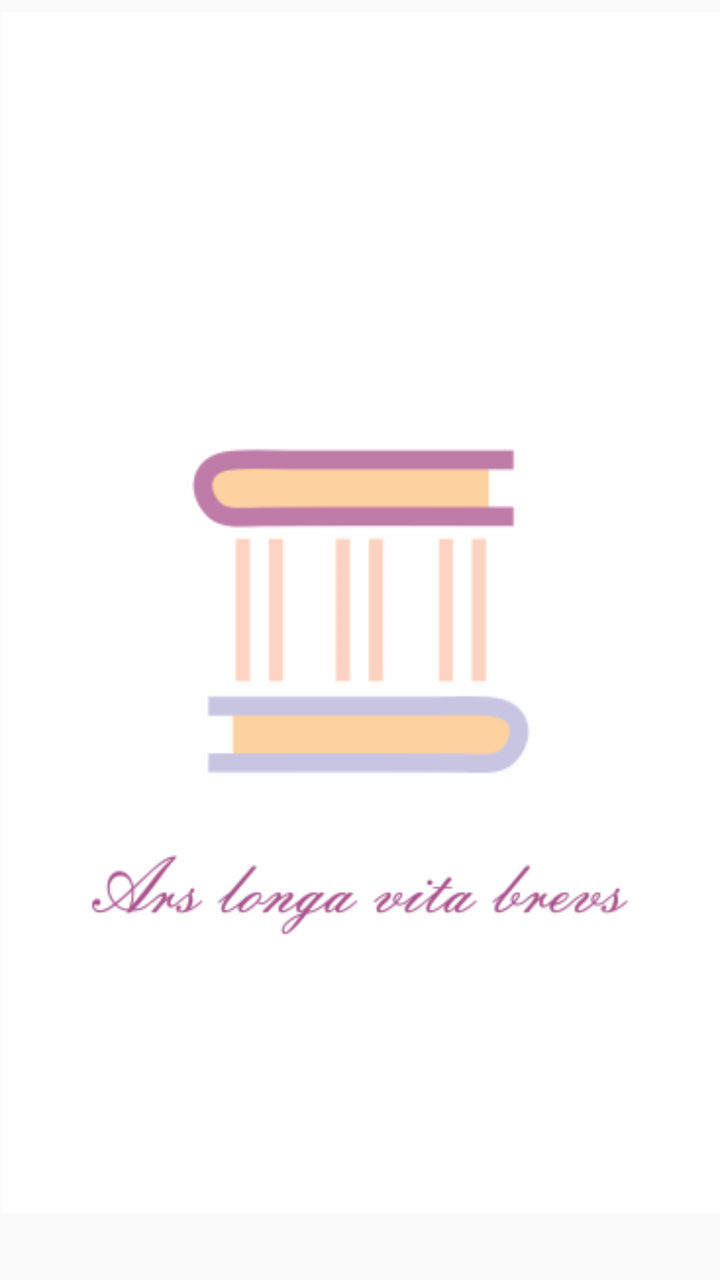
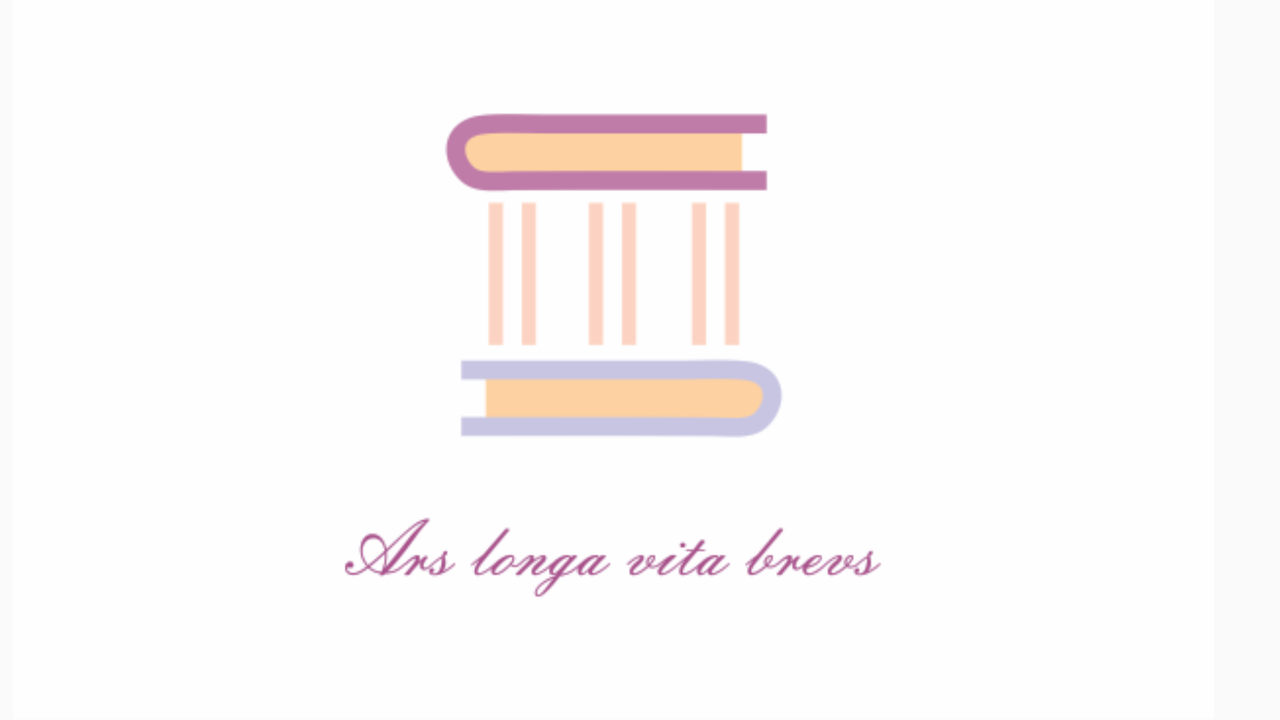

An Android layout and its configuration variant, each rendered on a device that would load it. The default file and the variant file are quoted in full after the pictures.
<!-- AndroidManifest.xml: application theme AppTheme -->
<!-- res/layout/activity_splash_screen.xml -->
<?xml version="1.0" encoding="utf-8"?>
<LinearLayout xmlns:android="http://schemas.android.com/apk/res/android"
              android:layout_width="match_parent"
              android:layout_height="match_parent">

    <ImageView
        android:id="@+id/imgLogo"
        android:layout_width="wrap_content"
        android:layout_height="wrap_content"
        android:layout_centerInParent="true"
        android:src="@drawable/splash2" />



</LinearLayout>
<!-- resources referenced by this layout -->
<resources>
  <!-- drawable splash2: png bitmap (drawable, 21299 bytes) -->
  <style name="AppTheme" parent="Theme.AppCompat.Light.DarkActionBar">
          
          <item name="colorPrimary">@color/colorPrimary</item>
          <item name="colorPrimaryDark">@color/colorPrimaryDark</item>
          <item name="colorAccent">@color/colorAccent</item>
      </style>
  <color name="colorPrimary">#c07ca5</color>
  <color name="colorPrimaryDark">#c07ca5</color>
  <color name="colorAccent">#c07ca5</color>
</resources>
<!-- res/layout-land/activity_splash_screen.xml (the repository's variant of the layout above) -->
<!-- drawn on the phone turned sideways -->
<?xml version="1.0" encoding="utf-8"?>
<LinearLayout xmlns:android="http://schemas.android.com/apk/res/android"
              android:orientation="vertical"
              android:layout_width="match_parent"
              android:layout_height="match_parent">


    <ImageView
        android:id="@+id/imgLogo"
        android:layout_width="wrap_content"
        android:layout_height="wrap_content"
        android:layout_centerInParent="true"
        android:src="@drawable/splash2l" />

</LinearLayout>
<!-- resources referenced by the variant -->
<!-- as the phone turned sideways resolves them -->
<resources>
  <!-- drawable splash2l: png bitmap (drawable, 20555 bytes) -->
  <style name="AppTheme" parent="Theme.AppCompat.Light.DarkActionBar">
          
          <item name="colorPrimary">@color/colorPrimary</item>
          <item name="colorPrimaryDark">@color/colorPrimaryDark</item>
          <item name="colorAccent">@color/colorAccent</item>
      </style>
  <color name="colorPrimary">#c07ca5</color>
  <color name="colorPrimaryDark">#c07ca5</color>
  <color name="colorAccent">#c07ca5</color>
</resources>
